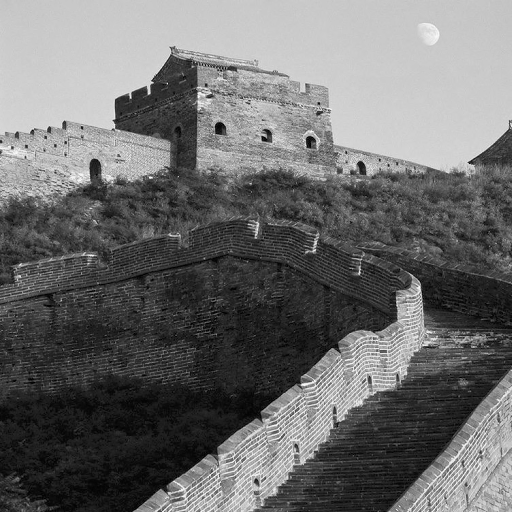
//> input picture 数字图像处理第二or三次作业（直方图）/数字图像处理第二or三次作业（直方图）/citywall.bmp, 512 x 512 px
$ ./main   (built with g++ and OpenCV 4)
//> lines starting //> are read from the running program, lines starting //| are printed output that depends on the picture
#include <opencv2/opencv.hpp>
#include <opencv2/imgproc/imgproc.hpp>
#include <iostream>
#include <sstream>

using namespace cv;
using namespace std;

// [197 lines left out: functions showHist, Q1, Q2, histMatch_Value, HistMatch, Q3 and 1 more, not called in this run]
//关于threshold（）函数 https://blog.csdn.net/qq_35294564/article/details/81325136
//全局变量声明部分
Mat g_grayImage, g_dstImage;
//记录滚动条的当前位置
int g_slider_pos_low = 0;
int g_slider_pos_high = 255;
//刚开始时的上下限的值
int m_lowerLimit = 0;
int m_upperLimit = 255;
//滚动条回调函数
void onTrackbarSlider_low(int, void*)
{
	//调用阈值函数
	threshold(g_grayImage, g_dstImage, g_slider_pos_low, 255, THRESH_TOZERO);

	//更新效果图
	imshow("效果", g_dstImage);
}

void onTrackbarSlider_high(int, void*)
{
	//调用阈值函数
	threshold(g_grayImage, g_dstImage, g_slider_pos_high, 255, THRESH_TOZERO_INV);

	//更新效果图
	imshow("效果", g_dstImage);
}

void Q5(Mat* images)
{
	g_grayImage = images[9].clone();
	namedWindow("效果", WINDOW_AUTOSIZE);
	//创建滚动条
	createTrackbar(
		"m_lowerLimit",
		"效果",
		&g_slider_pos_low,
		255,
		onTrackbarSlider_low
	);
	createTrackbar(
		"m_upperLimit",
		"效果",
		&g_slider_pos_high,
		255,
		onTrackbarSlider_high
	);
	//初始化自定义的 阈值回调函数
	onTrackbarSlider_low(0, 0);
	onTrackbarSlider_high(0, 0);

}
int main()
{
	Mat* images = new Mat[11];
	images[8] = imread("citywall.bmp",0);
	images[0] = imread("citywall1.bmp", 0);
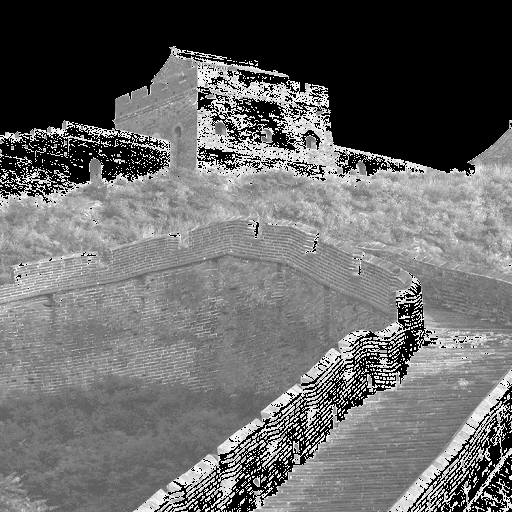
//> input picture 数字图像处理第二or三次作业（直方图）/数字图像处理第二or三次作业（直方图）/citywall1.bmp, 512 x 512 px
//> images is the input picture: 512 rows x 512 cols, CV_8UC1; min 0, max 255, mean 104.5
	images[1] = imread("citywall2.bmp", 0);
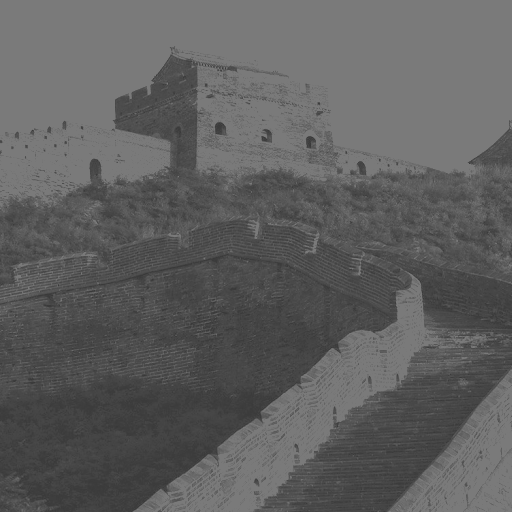
//> input picture 数字图像处理第二or三次作业（直方图）/数字图像处理第二or三次作业（直方图）/citywall2.bmp, 512 x 512 px
	images[9] = imread("elain.bmp", 0);
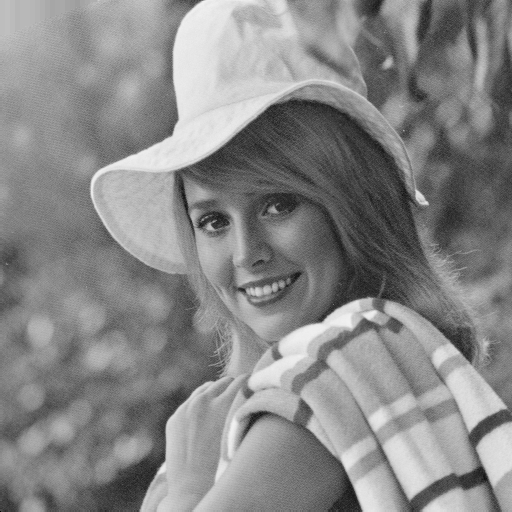
//> input picture 数字图像处理第二or三次作业（直方图）/数字图像处理第二or三次作业（直方图）/elain.bmp, 512 x 512 px
	images[2] = imread("elain1.bmp", 0);
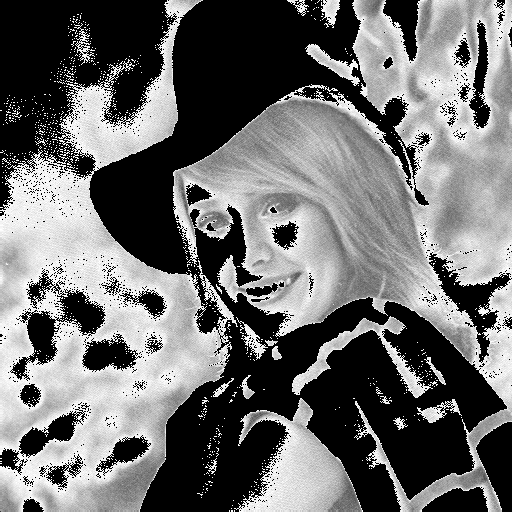
//> input picture 数字图像处理第二or三次作业（直方图）/数字图像处理第二or三次作业（直方图）/elain1.bmp, 512 x 512 px
	images[3] = imread("elain2.bmp", 0);
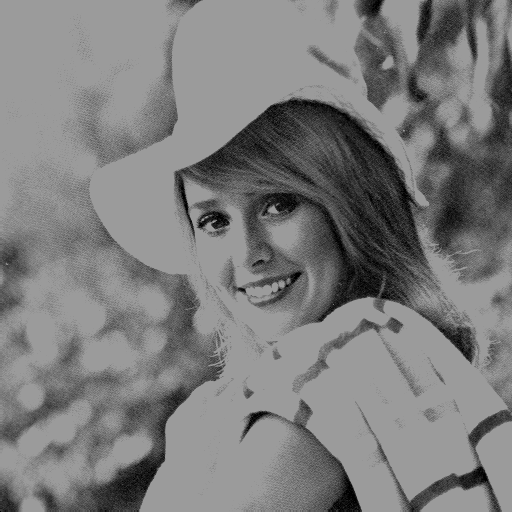
//> input picture 数字图像处理第二or三次作业（直方图）/数字图像处理第二or三次作业（直方图）/elain2.bmp, 512 x 512 px
	images[4] = imread("elain3.bmp", 0);
//> elain3.bmp cannot be read in this run, so this picture is empty
	images[10] = imread("lena.bmp", 0);
//> lena.bmp cannot be read in this run, so this picture is empty
	images[5] = imread("lena1.bmp", 0);
//> lena1.bmp cannot be read in this run, so this picture is empty
	images[6] = imread("lena2.bmp", 0);
//> lena2.bmp cannot be read in this run, so this picture is empty
	images[7] = imread("lena4.bmp", 0);
//> lena4.bmp cannot be read in this run, so this picture is empty
	Q5(images);
//> in Q5, g_grayImage is the input picture: 512 rows x 512 cols, CV_8UC1; min 1, max 242, mean 135.4
//> slider 'm_lowerLimit' is set to 51
//> in onTrackbarSlider_low, `threshold(g_grayImage, g_dstImage, g_slider_pos_low, 255, THRESH_TOZER..`:
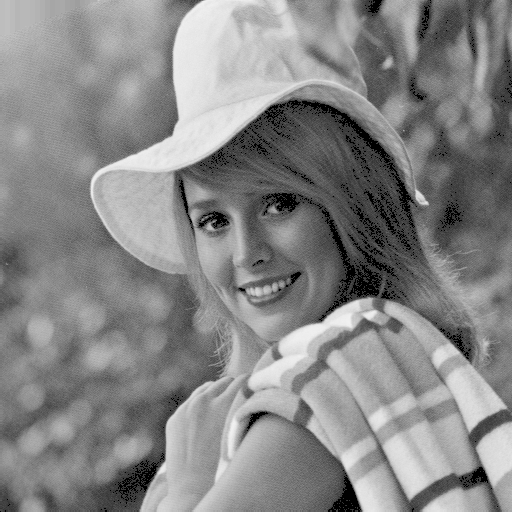
//> g_dstImage: 512 rows x 512 cols, CV_8UC1; min 0, max 242, mean 134.3
	waitKey(0);
	return 0;
}
